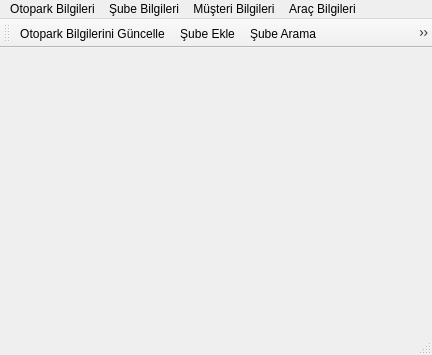
<?xml version="1.0" encoding="UTF-8"?>
<ui version="4.0">
 <class>OtaparkOtamasyonu</class>
 <widget class="QMainWindow" name="OtaparkOtamasyonu">
  <property name="geometry">
   <rect>
    <x>0</x>
    <y>0</y>
    <width>432</width>
    <height>355</height>
   </rect>
  </property>
  <property name="windowTitle">
   <string>OtaparkOtamasyonu</string>
  </property>
  <widget class="QWidget" name="centralWidget"/>
  <widget class="QToolBar" name="mainToolBar">
   <attribute name="toolBarArea">
    <enum>TopToolBarArea</enum>
   </attribute>
   <attribute name="toolBarBreak">
    <bool>false</bool>
   </attribute>
   <addaction name="actionOtopark_Bilgilerini_G_ncelle"/>
   <addaction name="action_ube_Ekle"/>
   <addaction name="action_ube_Arama"/>
   <addaction name="actionStandart_M_teri"/>
   <addaction name="action_ye_M_teri"/>
   <addaction name="action_ye_M_teri_2"/>
   <addaction name="actionStandart_Musteri"/>
   <addaction name="actionAra_Giri_i"/>
   <addaction name="actionAra_k"/>
   <addaction name="actionArac_Arama"/>
  </widget>
  <widget class="QStatusBar" name="statusBar"/>
  <widget class="QMenuBar" name="menuBar">
   <property name="geometry">
    <rect>
     <x>0</x>
     <y>0</y>
     <width>432</width>
     <height>21</height>
    </rect>
   </property>
   <widget class="QMenu" name="menuOtopark_Bilgileri">
    <property name="title">
     <string>Otopark Bilgileri</string>
    </property>
    <addaction name="actionOtopark_Bilgilerini_G_ncelle"/>
   </widget>
   <widget class="QMenu" name="menu_ube_Bilgileri">
    <property name="title">
     <string>Şube Bilgileri</string>
    </property>
    <addaction name="action_ube_Ekle"/>
    <addaction name="action_ube_Arama"/>
   </widget>
   <widget class="QMenu" name="menuM_teri_Bilgileri">
    <property name="title">
     <string>Müşteri Bilgileri</string>
    </property>
    <widget class="QMenu" name="menuM_teri_Arama">
     <property name="title">
      <string>Müşteri Arama</string>
     </property>
     <addaction name="actionStandart_Musteri"/>
     <addaction name="action_ye_M_teri_2"/>
    </widget>
    <addaction name="actionStandart_M_teri"/>
    <addaction name="action_ye_M_teri"/>
    <addaction name="menuM_teri_Arama"/>
   </widget>
   <widget class="QMenu" name="menuAra_Bilgileri">
    <property name="title">
     <string>Araç Bilgileri</string>
    </property>
    <addaction name="actionAra_Giri_i"/>
    <addaction name="actionAra_k"/>
    <addaction name="actionArac_Arama"/>
   </widget>
   <addaction name="menuOtopark_Bilgileri"/>
   <addaction name="menu_ube_Bilgileri"/>
   <addaction name="menuM_teri_Bilgileri"/>
   <addaction name="menuAra_Bilgileri"/>
  </widget>
  <action name="actionOtopark_Bilgilerini_G_ncelle">
   <property name="icon">
    <iconset resource="kaynaklar.qrc">
     <normaloff>:/simgeler/Simgeler/otopark.png</normaloff>:/simgeler/Simgeler/otopark.png</iconset>
   </property>
   <property name="text">
    <string>Otopark Bilgilerini Güncelle</string>
   </property>
   <property name="toolTip">
    <string>Otopark Bilgilerini Düzenler</string>
   </property>
   <property name="shortcut">
    <string>Ctrl+N, Ctrl+M</string>
   </property>
  </action>
  <action name="action_ube_Ekle">
   <property name="icon">
    <iconset resource="kaynaklar.qrc">
     <normaloff>:/simgeler/Simgeler/sube.png</normaloff>:/simgeler/Simgeler/sube.png</iconset>
   </property>
   <property name="text">
    <string>Şube Ekle</string>
   </property>
  </action>
  <action name="action_ube_Arama">
   <property name="icon">
    <iconset resource="kaynaklar.qrc">
     <normaloff>:/simgeler/Simgeler/subearama.png</normaloff>:/simgeler/Simgeler/subearama.png</iconset>
   </property>
   <property name="text">
    <string>Şube Arama</string>
   </property>
  </action>
  <action name="actionStandart_M_teri">
   <property name="icon">
    <iconset resource="kaynaklar.qrc">
     <normaloff>:/simgeler/Simgeler/standartmusteri.png</normaloff>:/simgeler/Simgeler/standartmusteri.png</iconset>
   </property>
   <property name="text">
    <string>Standart Müşteri Ekle</string>
   </property>
  </action>
  <action name="action_ye_M_teri">
   <property name="icon">
    <iconset resource="kaynaklar.qrc">
     <normaloff>:/simgeler/Simgeler/uyemusteri.png</normaloff>:/simgeler/Simgeler/uyemusteri.png</iconset>
   </property>
   <property name="text">
    <string>Üye Müşteri Ekle</string>
   </property>
  </action>
  <action name="actionStandart">
   <property name="text">
    <string>Standart</string>
   </property>
  </action>
  <action name="action_ye">
   <property name="text">
    <string>Üye</string>
   </property>
  </action>
  <action name="actionStandart_Musteri">
   <property name="icon">
    <iconset resource="kaynaklar.qrc">
     <normaloff>:/simgeler/Simgeler/uyemusteriarama.png</normaloff>:/simgeler/Simgeler/uyemusteriarama.png</iconset>
   </property>
   <property name="text">
    <string> Standart Müşteri Arama</string>
   </property>
  </action>
  <action name="action_ye_M_teri_2">
   <property name="icon">
    <iconset resource="kaynaklar.qrc">
     <normaloff>:/simgeler/Simgeler/uyemusteriarama.png</normaloff>:/simgeler/Simgeler/uyemusteriarama.png</iconset>
   </property>
   <property name="text">
    <string>Üye Müşteri Arama</string>
   </property>
  </action>
  <action name="actionAra_Giri_i">
   <property name="icon">
    <iconset resource="kaynaklar.qrc">
     <normaloff>:/simgeler/Simgeler/small_car.png</normaloff>:/simgeler/Simgeler/small_car.png</iconset>
   </property>
   <property name="text">
    <string>Arac Girişi</string>
   </property>
  </action>
  <action name="actionAra_k">
   <property name="icon">
    <iconset resource="kaynaklar.qrc">
     <normaloff>:/simgeler/Simgeler/car_delete.png</normaloff>:/simgeler/Simgeler/car_delete.png</iconset>
   </property>
   <property name="text">
    <string>Araç Çıkışı</string>
   </property>
  </action>
  <action name="actionArac_Arama">
   <property name="icon">
    <iconset resource="kaynaklar.qrc">
     <normaloff>:/simgeler/Simgeler/Search.png</normaloff>:/simgeler/Simgeler/Search.png</iconset>
   </property>
   <property name="text">
    <string>Arac Arama</string>
   </property>
  </action>
 </widget>
 <layoutdefault spacing="6" margin="11"/>
 <resources>
  <include location="kaynaklar.qrc"/>
 </resources>
 <connections/>
</ui>
